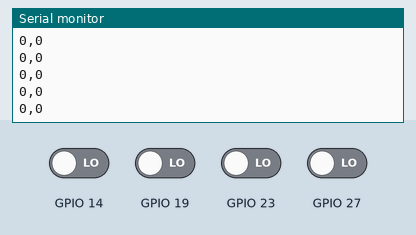
Recording of a sketch running on a simulated ESP32. On the bench: the last lines printed to the serial monitor. The inputs (shaded band) are chosen by the test bench; at power-on: GPIO 14, GPIO 19, GPIO 23, GPIO 27 LOW.

Above: at 1.2 s.
1.3 s: GPIO 14 driven HIGH
At 1.9 s:
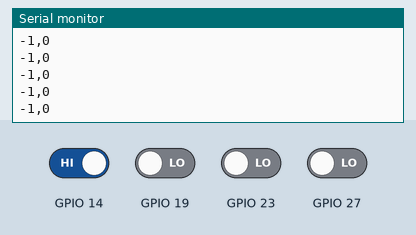
2.8 s: GPIO 19 driven HIGH
At 3.3 s:
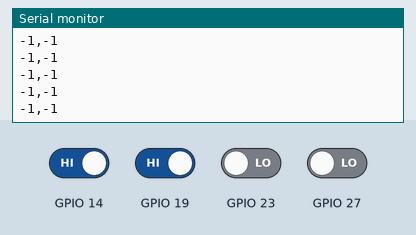
4.3 s: GPIO 23 driven HIGH
At 5.0 s:
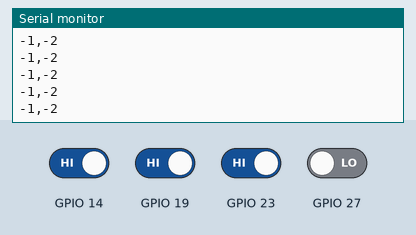
5.8 s: GPIO 27 driven HIGH
At 6.3 s:
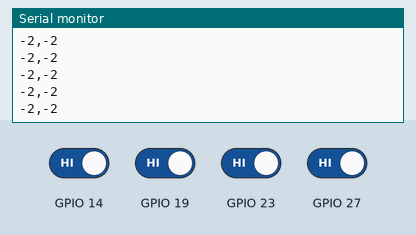
8.8 s: GPIO 14 driven LOW
At 9.3 s:
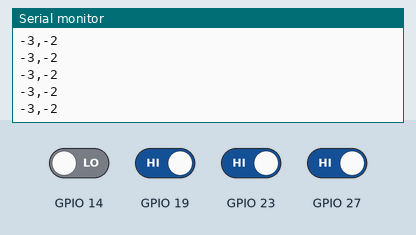
10.3 s: GPIO 19 driven LOW
At 11.1 s:
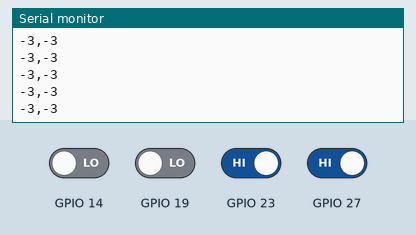
Timing chart, 0 to 12.8 s (numbered marks = the images above; inputs shaded):
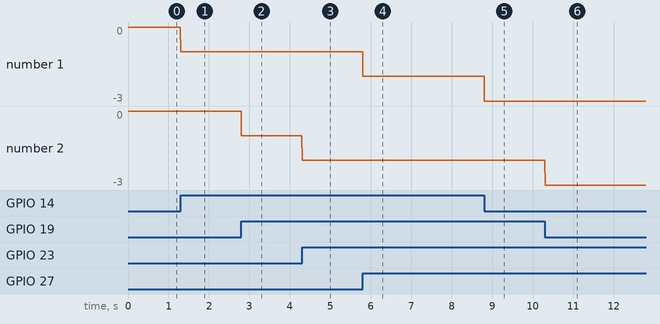

The sketch:

encoder.ino
```cpp
#include "encoder.h"

Encoder readEncoders(27, 14, 23, 19);
Encoder* ptrreadEncoders = &readEncoders;

void setup() {
    Serial.begin(9600);
    readEncoders.init();
}

void loop() {
    Serial.println(String(ptrreadEncoders->counterLeft()) + ',' + String(ptrreadEncoders->counterRight()));
}
```

encoder.cpp
```cpp
#include "encoder.h"

Encoder* Encoder::ptrRightEncoder = nullptr;
Encoder* Encoder::ptrLeftEncoder = nullptr;

volatile int32_t countLeft = 0;
volatile int32_t countRight = 0;
volatile uint8_t antRight = 0;
volatile uint8_t antLeft = 0;
volatile uint8_t actRight = 0;
volatile uint8_t actLeft = 0;

Encoder::Encoder(uint8_t ch1, uint8_t ch2, uint8_t ch3, uint8_t ch4){
        this->ch1 = ch1;
        this->ch2 = ch2;
        this->ch3 = ch3;
        this->ch4 = ch4;
        ptrRightEncoder = this;
        ptrLeftEncoder = this;
}

void Encoder::init() {
    pinMode(ch1, INPUT);
    pinMode(ch2, INPUT);
    attachInterrupt(digitalPinToInterrupt(ch1), ISR_Left, CHANGE);
    attachInterrupt(digitalPinToInterrupt(ch2), ISR_Left, CHANGE);

    pinMode(ch3, INPUT);
    pinMode(ch4, INPUT);
    attachInterrupt(digitalPinToInterrupt(ch3), ISR_Right, CHANGE);
    attachInterrupt(digitalPinToInterrupt(ch4), ISR_Right, CHANGE);
}

void Encoder::ISR_Left() {
    ptrLeftEncoder->readLeftEncoder();
}

void Encoder::ISR_Right() {
    ptrRightEncoder->readRightEncoder();
}

void Encoder::readLeftEncoder(){
  antLeft = actLeft;
  if (digitalRead(ch1)){
    ((actLeft) |= (1UL << 0));
  }
  else{
    ((actLeft) &= ~(1UL << 0));
  }
  if (digitalRead(ch2)){
    ((actLeft) |= (1UL << 1));
  }
  else{
    ((actLeft) &= ~(1UL << 1));
  }
  if (antLeft == 2 && actLeft == 0)countLeft++;
  if (antLeft == 0 && actLeft == 1)countLeft++;
  if (antLeft == 3 && actLeft == 2)countLeft++;
  if (antLeft == 1 && actLeft == 3)countLeft++;

  if (antLeft == 1 && actLeft == 0)countLeft--;
  if (antLeft == 3 && actLeft == 1)countLeft--;
  if (antLeft == 0 && actLeft == 2)countLeft--;
  if (antLeft == 2 && actLeft == 3)countLeft--;
}

int32_t Encoder::counterLeft(){
  return countLeft;
 }

void Encoder::readRightEncoder(){
   antRight = actRight;
  if (digitalRead(ch3)){
    ((actRight) |= (1UL << 0));
  }
  else{
    ((actRight) &= ~(1UL << 0));
  }
  if (digitalRead(ch4)){
    ((actRight) |= (1UL << 1));
  }
  else{
    ((actRight) &= ~(1UL << 1));
  }
  if (antRight == 2 && actRight == 0)countRight++;
  if (antRight == 0 && actRight == 1)countRight++;
  if (antRight == 3 && actRight == 2)countRight++;
  if (antRight == 1 && actRight == 3)countRight++;

  if (antRight == 1 && actRight == 0)countRight--;
  if (antRight == 3 && actRight == 1)countRight--;
  if (antRight == 0 && actRight == 2)countRight--;
  if (antRight == 2 && actRight == 3)countRight--;
 }

 int32_t Encoder::counterRight(){
  return countRight;
 }
```

encoder.h
```cpp
#ifndef ENCODER_H
#define ENCODER_H

#include <Arduino.h>

class Encoder {
private:

    volatile uint8_t antRight;
    volatile uint8_t antLeft;
    volatile uint8_t actRight;
    volatile uint8_t actLeft;
    volatile int32_t countRight;
    volatile int32_t countLeft;
    uint8_t ch1;
    uint8_t ch2;
    uint8_t ch3;
    uint8_t ch4;

    static Encoder* ptrRightEncoder;
    static Encoder* ptrLeftEncoder;

public:
    Encoder(){}
    Encoder(uint8_t ch1, uint8_t ch2, uint8_t ch3, uint8_t ch4);
    void init();
    static void ISR_Left();
    static void ISR_Right();
    void readRightEncoder();
    void readLeftEncoder();
    int32_t counterRight();
    int32_t counterLeft();
};

#endif // MOTOR_H
```

Measured:
- after the input at 1.3 s, the serial monitor: prints a new line at once (image 1)
- after the input at 2.8 s, the serial monitor: prints a new line at once (image 2)
- after the input at 4.3 s, the serial monitor: prints a new line at once (image 3)
- after the input at 5.8 s, the serial monitor: prints a new line at once (image 4)
- after the input at 8.8 s, the serial monitor: prints a new line at once (image 5)
- after the input at 10.3 s, the serial monitor: prints a new line at once (image 6)
- plotted number 1: 0 → -1 after the input at 1.3 s, -2 → -3 after the input at 8.8 s
- plotted number 2: -1 → -2 after the input at 4.3 s
